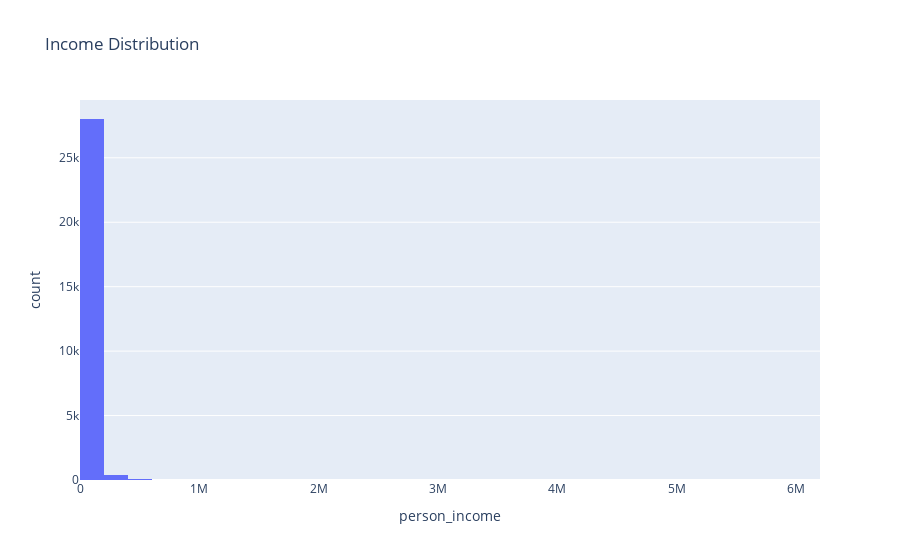
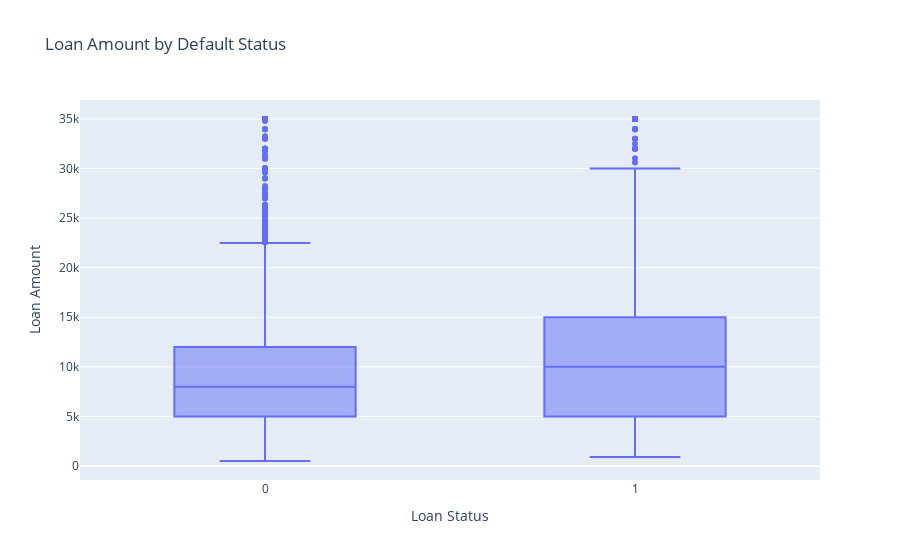
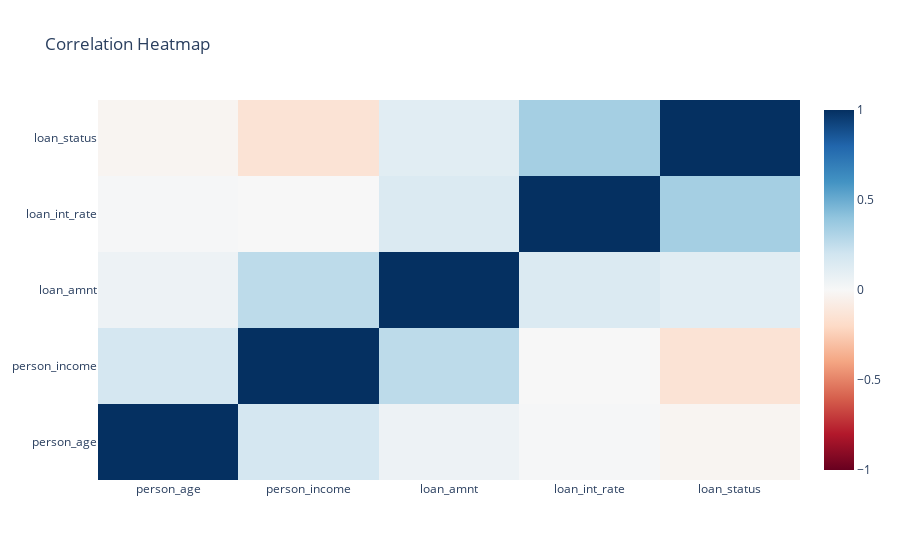
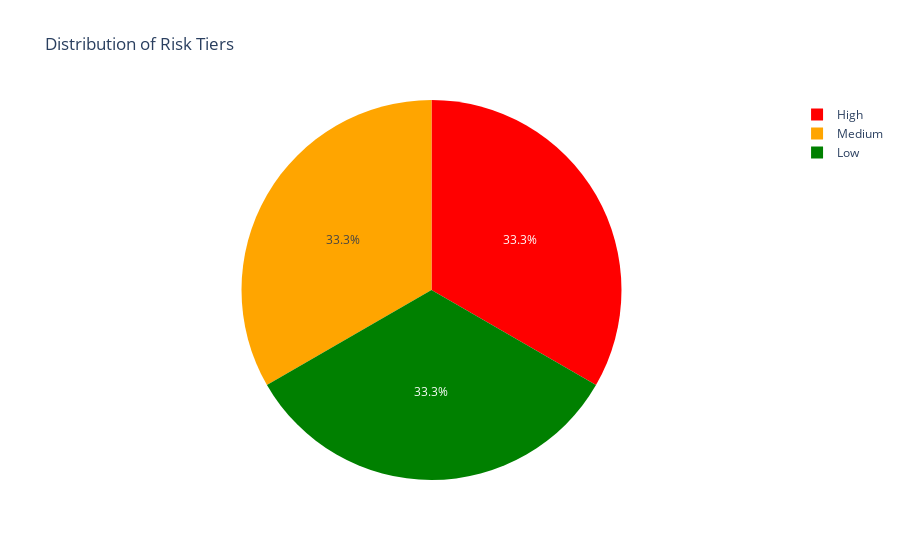

Notebook source saved alongside these figures, in order:
### Code cell
# ===============================
# 1. Setup & Libraries
# ===============================
import pandas as pd
import numpy as np
import matplotlib.pyplot as plt
import seaborn as sns
import scipy.stats as stats
from sklearn.model_selection import train_test_split
from sklearn.preprocessing import StandardScaler
from sklearn.linear_model import LogisticRegression
from sklearn.metrics import accuracy_score, confusion_matrix, roc_curve, auc

import plotly.express as px
import plotly.graph_objects as go
from IPython.display import display

sns.set(style="whitegrid", palette="muted", font_scale=1.2)
plt.rcParams["figure.figsize"] = (10,6)

# ===============================
# 2. Load Data
# ===============================
df = pd.read_csv("../data/credit_risk_dataset.csv")  # path relative to notebooks/
#print(df.head())
#print(df.info())

# ===============================
# 3. Data Cleaning
# ===============================
df = df.drop_duplicates()
df = df.dropna()

# Target variable
df['loan_status'] = df['loan_status'].astype(int)

# ===============================
# 4. Exploratory Data Analysis
# ===============================
# Histogram of income
fig1 = px.histogram(df, x='person_income', nbins=50, title='Income Distribution')
fig1.show()

# Boxplot of loan amount by default status
fig2 = px.box(df, x='loan_status', y='loan_amnt',
              labels={'loan_status':'Loan Status', 'loan_amnt':'Loan Amount'},
              title='Loan Amount by Default Status')
fig2.show()

# Correlation heatmap
corr = df[['person_age','person_income','loan_amnt','loan_int_rate','loan_status']].corr()
fig3 = go.Figure(data=go.Heatmap(
    z=corr.values,
    x=corr.columns,
    y=corr.columns,
    colorscale='RdBu',
    zmin=-1, zmax=1
))
fig3.update_layout(title='Correlation Heatmap')
fig3.show()

# ===============================
# 5. Hypothesis Testing
# ===============================
default_income = df[df['loan_status']==1]['person_income']
nondefault_income = df[df['loan_status']==0]['person_income']
t_stat, p_val = stats.ttest_ind(default_income, nondefault_income, equal_var=False)
print("T-test Income Difference → t-stat:", t_stat, "p-value:", p_val)

# ===============================
# 6. Feature Engineering & Model
# ===============================
X = df[['person_age', 'person_income', 'loan_amnt', 'loan_int_rate']]
y = df['loan_status']

# Scale features
scaler = StandardScaler()
X_scaled = scaler.fit_transform(X)

# Train-test split
X_train, X_test, y_train, y_test = train_test_split(X_scaled, y, test_size=0.3, random_state=42)

# Logistic Regression
model = LogisticRegression()
model.fit(X_train, y_train)

y_pred = model.predict(X_test)
y_prob = model.predict_proba(X_test)[:,1]

print("Accuracy:", accuracy_score(y_test, y_pred))
print("Confusion Matrix:\n", confusion_matrix(y_test, y_pred))
# ===============================
# 7. Interactive Dashboard (Plotly only)
# ===============================

# Prepare dataframe for dashboard
df_dashboard = pd.DataFrame(X_test, columns=['Age','Income','Loan Amount','Interest Rate'])
df_dashboard['Default Prob'] = y_prob
df_dashboard['Actual Status'] = y_test.values

# Assign Risk Tier
df_dashboard['Risk Tier'] = pd.qcut(df_dashboard['Default Prob'], q=3, labels=['Low','Medium','High'])

# --- Pie Chart: Risk Tier Distribution ---
fig_pie = px.pie(df_dashboard, names='Risk Tier', 
                 title='Distribution of Risk Tiers',
                 color='Risk Tier',
                 color_discrete_map={'Low':'green','Medium':'orange','High':'red'})
fig_pie.show()

# --- Scatter Plot: Income vs Default Probability ---
fig_scatter = px.scatter(df_dashboard, x='Income', y='Default Prob', 
                         color='Risk Tier',
                         hover_data=['Age','Loan Amount','Interest Rate','Actual Status'],
                         title='Default Probability by Income',
                         color_discrete_map={'Low':'green','Medium':'orange','High':'red'})
fig_scatter.show()

# --- Histogram: Predicted Default Probabilities ---
fig_hist = px.histogram(df_dashboard, x='Default Prob', nbins=50, 
                        color='Risk Tier', 
                        title='Predicted Default Probability Distribution',
                        color_discrete_map={'Low':'green','Medium':'orange','High':'red'})
fig_hist.show()
from plotly.subplots import make_subplots

from plotly.subplots import make_subplots

### Figure 1 — Plotly figure (JSON) as saved in the notebook; plotly's stock layout.template omitted (floating-point values rounded to 4 significant figures; data arrays with more than 128 entries replaced by an {"elided": "..."} marker saying what was removed)
{"data": [{"bingroup": "x", "hovertemplate": "person_income=%{x}<br>count=%{y}<extra></extra>", "legendgroup": "", "marker": {"color": "#636efa", "pattern": {"shape": ""}}, "name": "", "nbinsx": 50, "orientation": "v", "showlegend": false, "type": "histogram", "x": {"elided": "28501 int values"}, "xaxis": "x", "yaxis": "y"}], "layout": {"barmode": "relative", "legend": {"tracegroupgap": 0}, "title": {"text": "Income Distribution"}, "xaxis": {"anchor": "y", "domain": [0, 1], "title": {"text": "person_income"}}, "yaxis": {"anchor": "x", "domain": [0, 1], "title": {"text": "count"}}}}

### Figure 2 — Plotly figure (JSON) as saved in the notebook; plotly's stock layout.template omitted (floating-point values rounded to 4 significant figures; data arrays with more than 128 entries replaced by an {"elided": "..."} marker saying what was removed)
{"data": [{"alignmentgroup": "True", "hovertemplate": "Loan Status=%{x}<br>Loan Amount=%{y}<extra></extra>", "legendgroup": "", "marker": {"color": "#636efa"}, "name": "", "notched": false, "offsetgroup": "", "orientation": "v", "showlegend": false, "type": "box", "x": {"elided": "28501 int values"}, "x0": " ", "xaxis": "x", "y": {"elided": "28501 int values"}, "y0": " ", "yaxis": "y"}], "layout": {"boxmode": "group", "legend": {"tracegroupgap": 0}, "title": {"text": "Loan Amount by Default Status"}, "xaxis": {"anchor": "y", "domain": [0, 1], "title": {"text": "Loan Status"}}, "yaxis": {"anchor": "x", "domain": [0, 1], "title": {"text": "Loan Amount"}}}}

### Figure 3 — Plotly figure (JSON) as saved in the notebook; plotly's stock layout.template omitted (floating-point values rounded to 4 significant figures)
{"data": [{"colorscale": [[0, "rgb(103,0,31)"], [0.1, "rgb(178,24,43)"], [0.2, "rgb(214,96,77)"], [0.3, "rgb(244,165,130)"], [0.4, "rgb(253,219,199)"], [0.5, "rgb(247,247,247)"], [0.6, "rgb(209,229,240)"], [0.7, "rgb(146,197,222)"], [0.8, "rgb(67,147,195)"], [0.9, "rgb(33,102,172)"], [1, "rgb(5,48,97)"]], "type": "heatmap", "x": ["person_age", "person_income", "loan_amnt", "loan_int_rate", "loan_status"], "y": ["person_age", "person_income", "loan_amnt", "loan_int_rate", "loan_status"], "z": [[1.0, 0.179, 0.05425, 0.01017, -0.02409], [0.179, 1.0, 0.2649, -0.001346, -0.1405], [0.05425, 0.2649, 1.0, 0.146, 0.1142], [0.01017, -0.001346, 0.146, 1.0, 0.34], [-0.02409, -0.1405, 0.1142, 0.34, 1.0]], "zmax": 1, "zmin": -1}], "layout": {"title": {"text": "Correlation Heatmap"}}}

### Figure 4 — Plotly figure (JSON) as saved in the notebook; plotly's stock layout.template omitted (floating-point values rounded to 4 significant figures; data arrays with more than 128 entries replaced by an {"elided": "..."} marker saying what was removed)
{"data": [{"customdata": {"elided": "8551x1 str values"}, "domain": {"x": [0, 1], "y": [0, 1]}, "hovertemplate": "Risk Tier=%{customdata[0]}<extra></extra>", "labels": {"elided": "8551 str values"}, "legendgroup": "", "marker": {"colors": {"elided": "8551 str values"}}, "name": "", "showlegend": true, "type": "pie"}], "layout": {"legend": {"tracegroupgap": 0}, "title": {"text": "Distribution of Risk Tiers"}}}
